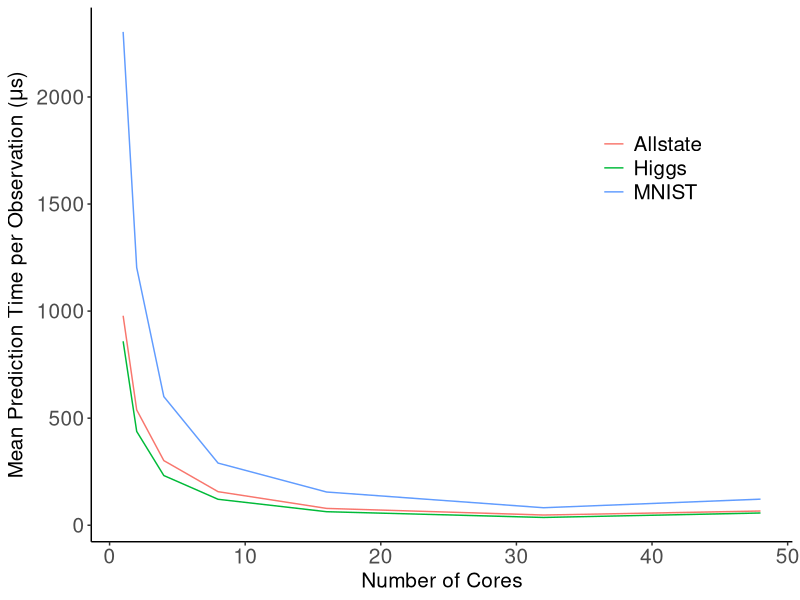

Write R code to recreate this figure.
# ---
# title: "Test speed-up and scale-up of R-Rerf against xg and ranger"
# author: "James Browne"
# date: "Oct 10 2017"
# output: html_document
# ---
library(ggplot2)
library(plyr)

data_summary <- function(data, varname, groupnames){
      require(plyr)
  summary_func <- function(x, col){
          c(mean = mean(x[[col]], na.rm=TRUE),
                  sd = sd(x[[col]], na.rm=TRUE))
    }
    data_sum<-ddply(data, groupnames, .fun=summary_func,
                                      varname)
    data_sum <- rename(data_sum, c("mean" = varname))
     return(data_sum)
}


mydatamnist <- read.csv(file="figure7mnist.csv", header=FALSE)
mydatamnist$V2 <- mydatamnist$V2/10000
mydatamnist <- data_summary(mydatamnist,varname="V2",groupnames=c("V1"))
mydatamnist$V4 <- "MNIST"

mydatahiggs <- read.csv(file="figure7higgs.csv", header=FALSE)
mydatahiggs$V2 <- mydatahiggs$V2/25000
mydatahiggs <- data_summary(mydatahiggs,varname="V2",groupnames=c("V1"))
mydatahiggs$V4 <-  "Higgs"

mydataallstate <- read.csv(file="figure7allstate.csv", header=FALSE)
mydataallstate$V2 <- mydataallstate$V2/50000
mydataallstate <- data_summary(mydataallstate,varname="V2",groupnames=c("V1"))
mydataallstate$V4 <- "Allstate"

mydata <- rbind(mydatamnist, mydatahiggs, mydataallstate)
mydata <- mydata[mydata$V1 != 64, ]


mydata$V1 <- as.numeric(mydata$V1)
mydata$V2 <- as.numeric(mydata$V2)
mydata$V4 <- as.factor(mydata$V4)

leg <- theme(legend.text = element_text(size = 15), legend.title=element_blank(), plot.title = element_text(size = 16,  face="bold"), plot.subtitle = element_text(size = 12),axis.title.x = element_text(size=15), axis.text.x = element_text(size=15), axis.title.y = element_text(size=15), axis.text.y = element_text(size=15))

p <- ggplot(mydata,aes(x=V1, y=V2, group=V4, color=V4))+geom_line()

#p <- p + labs(title = "Strong Scaling") 
p <- p + theme_classic() + leg
p <- p + labs(x = "Number of Cores", y = expression(paste("Mean Prediction Time per Observation (", mu, "s)")))
    p <- p + theme(legend.position = c(.8,.7))


p <- p +scale_color_discrete(name="Dataset")

pWidth = 300
pHeight = 300


#png(file="figure7.png", width=pWidth, height=pHeight)
png(file="figure7a.png")
print(p)
dev.off()

